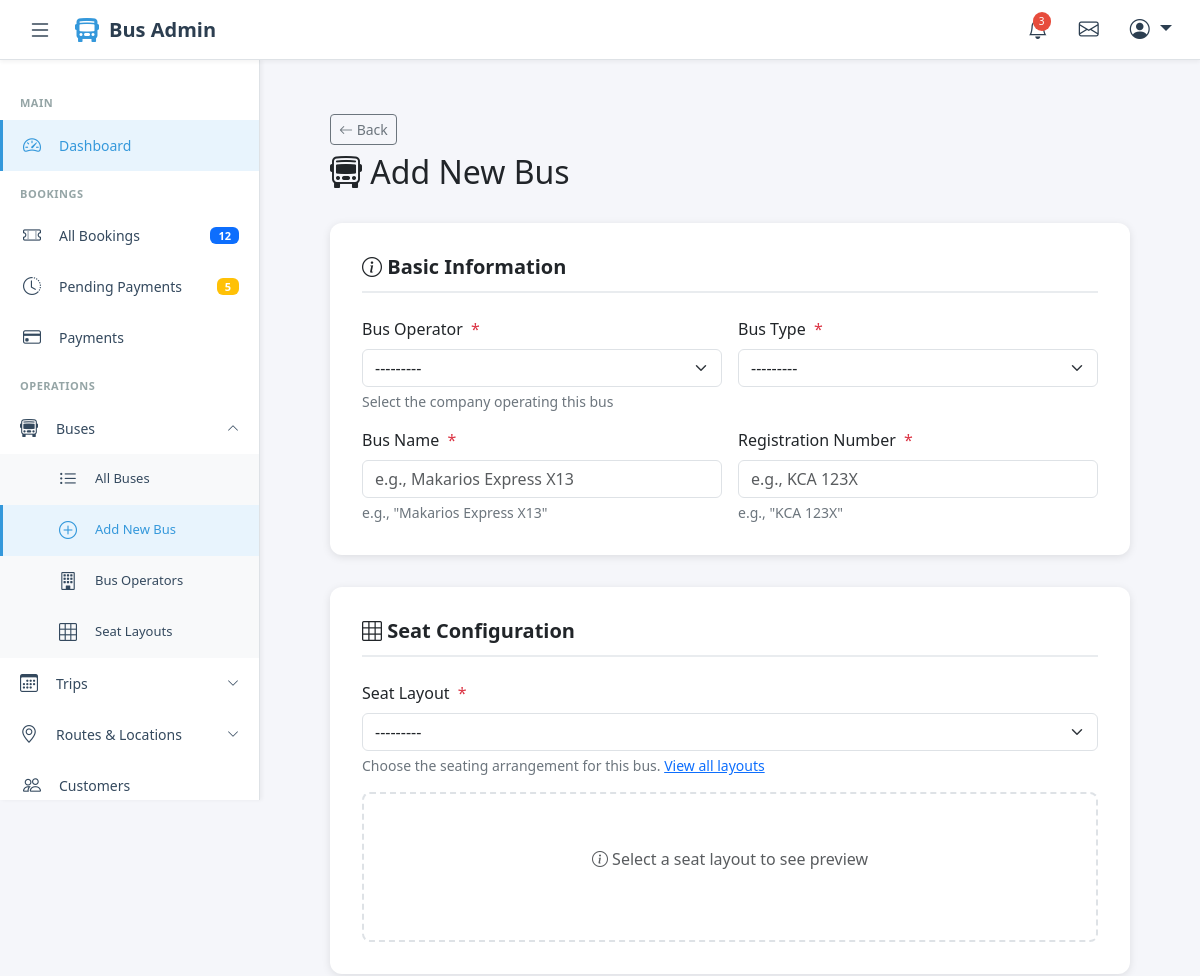
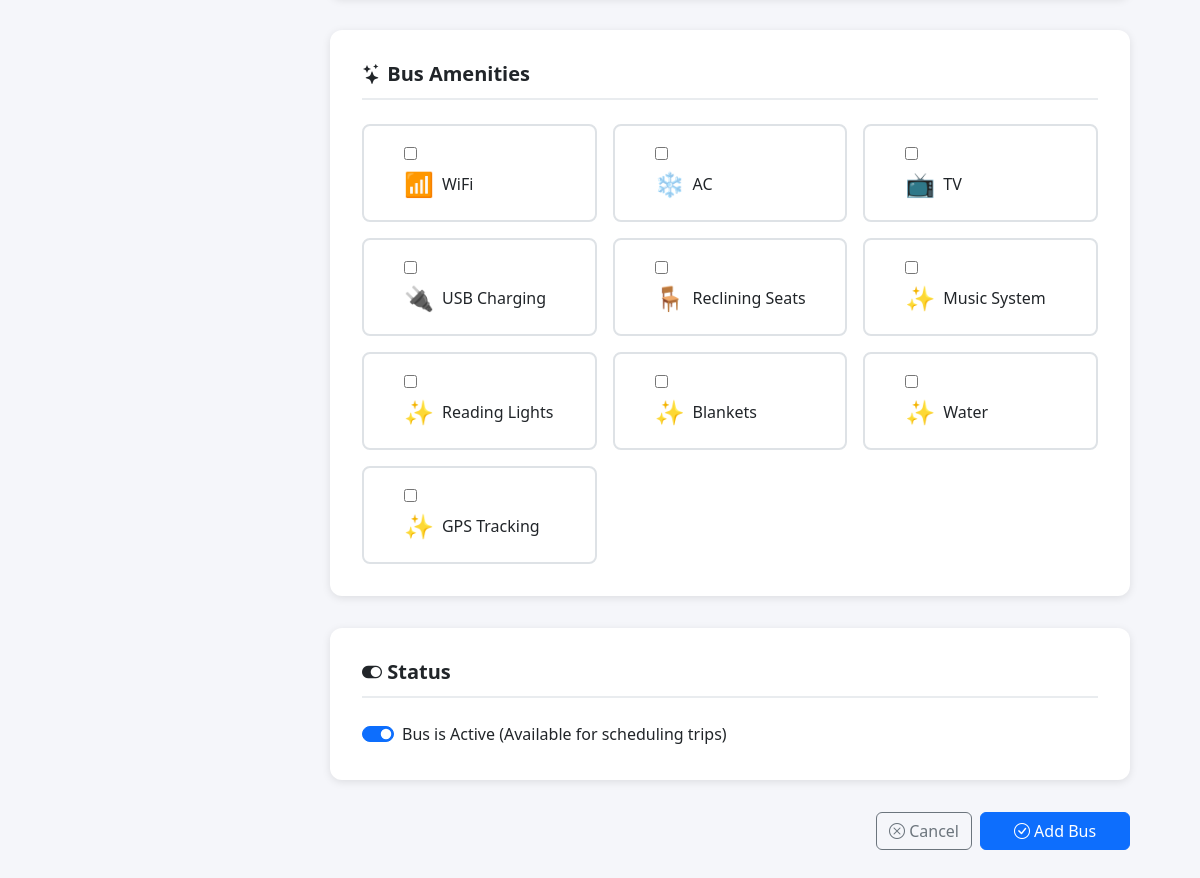
The page /buses/add/ on the database its author committed (2 pictures, top to bottom).
### website_application/models.py (models this page shows)
class Amenity(models.Model):
    name = models.CharField(max_length=100)
    icon = models.CharField(max_length=50, help_text="Icon class or emoji")
    description = models.TextField(blank=True)
    class Meta:
        verbose_name_plural = "Amenities"
    def __str__(self):
        return self.name

### website_application/views.py (the view)
# urls.py: path('buses/add/', views.bus_form, name='bus_add'),
def bus_form(request, pk=None):
    if pk:
        bus = get_object_or_404(Bus, pk=pk)
        title = f"Edit Bus: {bus.bus_name}"
    else:
        bus = None
        title = "Add New Bus"
    if request.method == 'POST':
        form = BusForm(request.POST, instance=bus)
        if form.is_valid():
            bus = form.save()
            messages.success(request, f"Bus '{bus.bus_name}' saved successfully!")
            return redirect('bus_detail', pk=bus.pk)
        else:
            messages.error(request, "Please correct the errors below.")
    else:
        form = BusForm(instance=bus)
    context = {
        'form': form,
        'title': title,
        'bus': bus,
    }
    return render(request, 'buses/bus_form.html', context)

### website_application/models.py (called while the page is built)
    def __str__(self):
        return self.name

    def __str__(self):
        return f"{self.name} ({self.total_seats} seats)"

### templates/buses/bus_form.html (shortened to what this page needs)
{% extends 'admin_base.html' %}
{% load static %}
{% block content %}
<div class="container-fluid py-4">
    <div class="form-container">
        <div class="d-flex justify-content-between align-items-center mb-4">
            <div>
                <a href="{% if bus %}{% url 'bus_detail' bus.pk %}{% else %}{% url 'bus_list' %}{% endif %}"
                   class="btn btn-outline-secondary btn-sm mb-2">
                    <i class="bi bi-arrow-left"></i> Back
                </a>
                <h2><i class="bi bi-bus-front"></i> {{ title }}</h2>
            </div>
        </div>
        <form method="post" enctype="multipart/form-data">
            <div class="form-section">
                <h3 class="section-title">
                    <i class="bi bi-info-circle"></i> Basic Information
                </h3>
                <div class="row g-3">
                    <div class="col-md-6">
                        <label for="{{ form.operator.id_for_label }}" class="form-label required-field">
                            Bus Operator
                        </label>
                        {{ form.operator }}
                        <div class="form-help">Select the company operating this bus</div>
                    </div>
                    <div class="col-md-6">
                        <label for="{{ form.bus_type.id_for_label }}" class="form-label required-field">
                            Bus Type
                        </label>
                        {{ form.bus_type }}
                    </div>
                    <div class="col-md-6">
                        <label for="{{ form.bus_name.id_for_label }}" class="form-label required-field">
                            Bus Name
                        </label>
                        {{ form.bus_name }}
                        <div class="form-help">e.g., "Makarios Express X13"</div>
                    </div>
                    <div class="col-md-6">
                        <label for="{{ form.registration_number.id_for_label }}" class="form-label required-field">
                            Registration Number
                        </label>
                        {{ form.registration_number }}
                        <div class="form-help">e.g., "KCA 123X"</div>
                    </div>
                </div>
            </div>
            <div class="form-section">
                <h3 class="section-title">
                    <i class="bi bi-grid-3x3"></i> Seat Configuration
                </h3>
                <div class="row g-3">
                    <div class="col-12">
                        <label for="{{ form.seat_layout.id_for_label }}" class="form-label required-field">
                            Seat Layout
                        </label>
                        {{ form.seat_layout }}
                        <div class="form-help">
                            Choose the seating arrangement for this bus.
                            <a href="{% url 'layout_list' %}" target="_blank">View all layouts</a>
                        </div>
                    </div>
                    <div class="col-12">
                        <div id="layoutPreview" class="layout-preview">
                            <p class="text-muted">
                                <i class="bi bi-info-circle"></i>
                                Select a seat layout to see preview
                            </p>
                        </div>
                    </div>
                </div>
            </div>
            <div class="form-section">
                <h3 class="section-title">
                    <i class="bi bi-stars"></i> Bus Amenities
                </h3>
                {% if form.amenities %}
                <div class="amenity-grid">
                    {% for checkbox in form.amenities %}
                    <div class="amenity-checkbox">
                        <div class="form-check">
                            {{ checkbox.tag }}
                            <label class="form-check-label w-100" for="{{ checkbox.id_for_label }}">
                                <span class="d-flex align-items-center">
                                    <span class="amenity-icon">
                                        {% if 'WiFi' in checkbox.choice_label %}📶
                                        {% elif 'AC' in checkbox.choice_label or 'Air' in checkbox.choice_label %}❄️
                                        {% elif 'TV' in checkbox.choice_label %}📺
                                        {% elif 'USB' in checkbox.choice_label %}🔌
                                        {% elif 'Reclining' in checkbox.choice_label %}🪑
                                        {% else %}✨{% endif %}
                                    </span>
                                    {{ checkbox.choice_label }}
                                </span>
                            </label>
                        </div>
                    </div>
                    {% endfor %}
                </div>
                {% else %}
                <p class="text-muted">No amenities available. Add amenities in the admin panel first.</p>
                {% endif %}
            </div>
            <div class="form-section">
                <h3 class="section-title">
                    <i class="bi bi-toggle-on"></i> Status
                </h3>
                <div class="form-check form-switch">
                    {{ form.is_active }}
                    <label class="form-check-label" for="{{ form.is_active.id_for_label }}">
                        Bus is Active (Available for scheduling trips)
                    </label>
                </div>
            </div>
            <div class="d-flex gap-2 justify-content-end">
                <a href="{% if bus %}{% url 'bus_detail' bus.pk %}{% else %}{% url 'bus_list' %}{% endif %}"
                   class="btn btn-outline-secondary">
                    <i class="bi bi-x-circle"></i> Cancel
                </a>
                <button type="submit" class="btn btn-primary btn-save">
                    <i class="bi bi-check-circle"></i>
                    {% if bus %}Update Bus{% else %}Add Bus{% endif %}
                </button>
            </div>
        </form>
    </div>
</div>
{% endblock %}

### templates/admin_base.html (style rules this page uses)
:root { --sidebar-width: 260px; --header-height: 60px; --primary-color: #2c3e50; --secondary-color: #34495e; --accent-color: #3498db; --hover-bg: #f8f9fa; --border-color: #dee2e6; }
* { margin: 0; padding: 0; box-sizing: border-box; }
body { font-family: 'Segoe UI', Tahoma, Geneva, Verdana, sans-serif; background-color: #f5f6fa; overflow-x: hidden; }

### templates/buses/bus_form.html (style rules this page uses)
.form-container { max-width: 800px; margin: 0 auto; }
.form-section { background: white; padding: 2rem; border-radius: 12px; box-shadow: 0 2px 8px rgba(0,0,0,0.1); margin-bottom: 2rem; }
.section-title { font-size: 1.25rem; font-weight: 600; margin-bottom: 1.5rem; padding-bottom: 0.75rem; border-bottom: 2px solid #e9ecef; }
.amenity-grid { display: grid; grid-template-columns: repeat(auto-fill, minmax(200px, 1fr)); gap: 1rem; }
.amenity-checkbox { border: 2px solid #dee2e6; padding: 1rem; border-radius: 8px; transition: all 0.2s; cursor: pointer; }
.amenity-icon { font-size: 1.5rem; margin-right: 0.5rem; }
.layout-preview { border: 2px dashed #dee2e6; padding: 2rem; border-radius: 8px; text-align: center; min-height: 150px; display: flex; align-items: center; justify-content: center; }
.btn-save { min-width: 150px; }
.form-help { font-size: 0.875rem; color: #6c757d; margin-top: 0.25rem; }
.required-field::after { content: "*"; color: #dc3545; margin-left: 0.25rem; }

### rows shown on the page
Amenity: choice_label "WiFi"
Amenity: choice_label "AC"
Amenity: choice_label "TV"
Amenity: choice_label "USB Charging"
Amenity: choice_label "Reclining Seats"
Amenity: choice_label "Music System"
Amenity: choice_label "Reading Lights"
Amenity: choice_label "Blankets"
Amenity: choice_label "Water"
Amenity: choice_label "GPS Tracking"

### other values the page prints
{{ title }} "Add New Bus"
